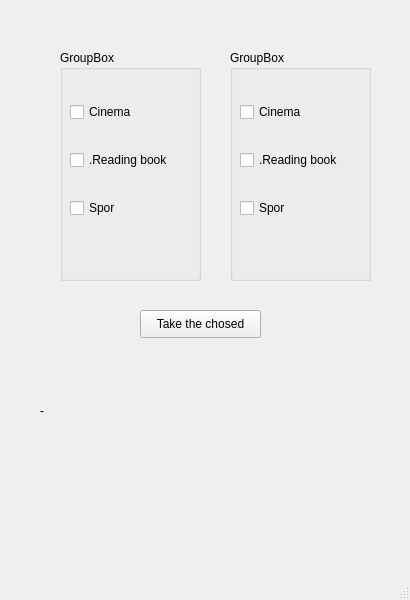
<?xml version="1.0" encoding="UTF-8"?>
<ui version="4.0">
 <class>MainWindow</class>
 <widget class="QMainWindow" name="MainWindow">
  <property name="geometry">
   <rect>
    <x>0</x>
    <y>0</y>
    <width>410</width>
    <height>600</height>
   </rect>
  </property>
  <property name="windowTitle">
   <string>MainWindow</string>
  </property>
  <widget class="QWidget" name="centralwidget">
   <widget class="QPushButton" name="button">
    <property name="geometry">
     <rect>
      <x>140</x>
      <y>310</y>
      <width>121</width>
      <height>28</height>
     </rect>
    </property>
    <property name="text">
     <string>Take the chosed</string>
    </property>
   </widget>
   <widget class="QLabel" name="label">
    <property name="geometry">
     <rect>
      <x>40</x>
      <y>370</y>
      <width>341</width>
      <height>81</height>
     </rect>
    </property>
    <property name="text">
     <string>-</string>
    </property>
   </widget>
   <widget class="QGroupBox" name="groupBox">
    <property name="geometry">
     <rect>
      <x>60</x>
      <y>50</y>
      <width>141</width>
      <height>231</height>
     </rect>
    </property>
    <property name="title">
     <string>GroupBox</string>
    </property>
    <widget class="QWidget" name="verticalLayoutWidget">
     <property name="geometry">
      <rect>
       <x>10</x>
       <y>30</y>
       <width>111</width>
       <height>161</height>
      </rect>
     </property>
     <layout class="QVBoxLayout" name="verticalLayout">
      <item>
       <widget class="QCheckBox" name="cinema_cb">
        <property name="text">
         <string>Cinema</string>
        </property>
       </widget>
      </item>
      <item>
       <widget class="QCheckBox" name="book_cb">
        <property name="text">
         <string>.Reading book</string>
        </property>
       </widget>
      </item>
      <item>
       <widget class="QCheckBox" name="spor_cb">
        <property name="text">
         <string>Spor</string>
        </property>
       </widget>
      </item>
     </layout>
    </widget>
   </widget>
   <widget class="QGroupBox" name="groupBox_2">
    <property name="geometry">
     <rect>
      <x>230</x>
      <y>50</y>
      <width>141</width>
      <height>231</height>
     </rect>
    </property>
    <property name="title">
     <string>GroupBox</string>
    </property>
    <widget class="QWidget" name="verticalLayoutWidget_2">
     <property name="geometry">
      <rect>
       <x>10</x>
       <y>30</y>
       <width>111</width>
       <height>161</height>
      </rect>
     </property>
     <layout class="QVBoxLayout" name="verticalLayout_2">
      <item>
       <widget class="QCheckBox" name="cinema_cb_2">
        <property name="text">
         <string>Cinema</string>
        </property>
       </widget>
      </item>
      <item>
       <widget class="QCheckBox" name="book_cb_2">
        <property name="text">
         <string>.Reading book</string>
        </property>
       </widget>
      </item>
      <item>
       <widget class="QCheckBox" name="spor_cb_2">
        <property name="text">
         <string>Spor</string>
        </property>
       </widget>
      </item>
     </layout>
    </widget>
   </widget>
   <zorder>label</zorder>
   <zorder>button</zorder>
   <zorder>groupBox</zorder>
   <zorder>groupBox_2</zorder>
  </widget>
  <widget class="QMenuBar" name="menubar">
   <property name="geometry">
    <rect>
     <x>0</x>
     <y>0</y>
     <width>410</width>
     <height>26</height>
    </rect>
   </property>
  </widget>
  <widget class="QStatusBar" name="statusbar"/>
 </widget>
 <resources/>
 <connections/>
</ui>
